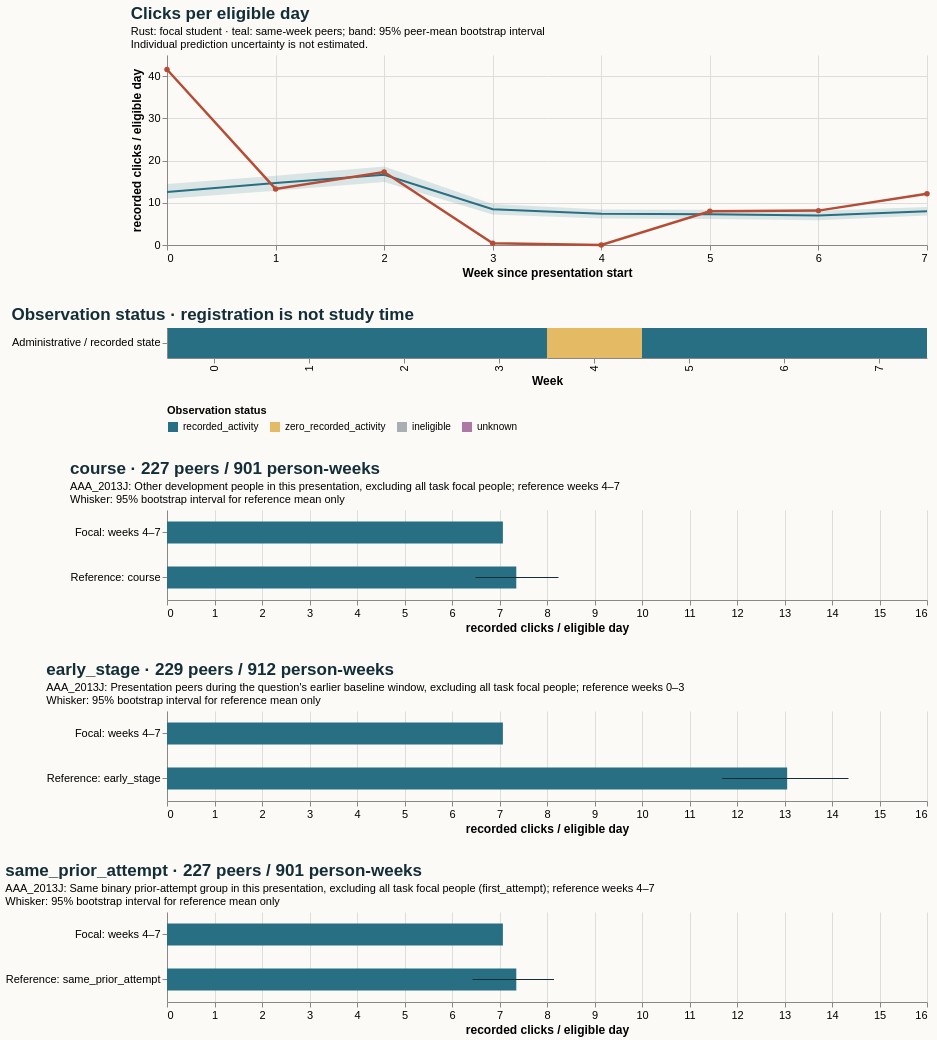

Source (Vega-Lite JSON):
### Vega-Lite specification from a JSON file in a GitHub repository (floating-point values rounded to 4 significant figures)
{"$schema": "https://vega.github.io/schema/vega-lite/v5.20.1.json", "config": {"axis": {"labelFontSize": 11, "titleFontSize": 12}, "background": "#fbfaf7", "font": "sans-serif", "title": {"anchor": "start", "color": "#142e38", "fontSize": 17, "subtitleFontSize": 11}, "view": {"continuousHeight": 300, "continuousWidth": 300, "stroke": null}}, "datasets": {"data-4b4d104442d7b3cd5d2b9d40b484f868": [{"hi": null, "lo": null, "series": "Focal: weeks 4–7", "value": 7.071}, {"hi": 8.147, "lo": 6.433, "series": "Reference: same_prior_attempt", "value": 7.353}], "data-4e2e9e3733cfe1f56cd0c0da7823cb47": [{"end_day": 6, "focal_value": 41.57, "peer_ci_high": 14.45, "peer_ci_low": 10.95, "peer_mean": 12.55, "peer_observations": 229, "peer_people": 229, "reference": "course", "unit": "recorded clicks / eligible day", "week": 0}, {"end_day": 13, "focal_value": 13.29, "peer_ci_high": 16.38, "peer_ci_low": 12.87, "peer_mean": 14.66, "peer_observations": 229, "peer_people": 229, "reference": "course", "unit": "recorded clicks / eligible day", "week": 1}, {"end_day": 20, "focal_value": 17.29, "peer_ci_high": 18.6, "peer_ci_low": 14.94, "peer_mean": 16.64, "peer_observations": 227, "peer_people": 227, "reference": "course", "unit": "recorded clicks / eligible day", "week": 2}, {"end_day": 27, "focal_value": 0.4286, "peer_ci_high": 9.728, "peer_ci_low": 7.205, "peer_mean": 8.473, "peer_observations": 227, "peer_people": 227, "reference": "course", "unit": "recorded clicks / eligible day", "week": 3}, {"end_day": 34, "focal_value": 0.0, "peer_ci_high": 8.395, "peer_ci_low": 6.282, "peer_mean": 7.389, "peer_observations": 226, "peer_people": 226, "reference": "course", "unit": "recorded clicks / eligible day", "week": 4}, {"end_day": 41, "focal_value": 8.0, "peer_ci_high": 8.369, "peer_ci_low": 6.159, "peer_mean": 7.301, "peer_observations": 225, "peer_people": 225, "reference": "course", "unit": "recorded clicks / eligible day", "week": 5}, {"end_day": 48, "focal_value": 8.143, "peer_ci_high": 8.108, "peer_ci_low": 5.839, "peer_mean": 6.971, "peer_observations": 225, "peer_people": 225, "reference": "course", "unit": "recorded clicks / eligible day", "week": 6}, {"end_day": 55, "focal_value": 12.14, "peer_ci_high": 9.012, "peer_ci_low": 6.983, "peer_mean": 7.966, "peer_observations": 225, "peer_people": 225, "reference": "course", "unit": "recorded clicks / eligible day", "week": 7}], "data-6b3807a7e55f131e8937657ccc9f4b51": [{"eligible_days": 7.0, "end_day": 6, "logging_completeness": "unknown", "observation_status": "recorded_activity", "row": "Administrative / recorded state", "score_status": "withheld_release_time_unknown", "start_day": 0, "value": 41.57, "week": 0}, {"eligible_days": 7.0, "end_day": 13, "logging_completeness": "unknown", "observation_status": "recorded_activity", "row": "Administrative / recorded state", "score_status": "withheld_release_time_unknown", "start_day": 7, "value": 13.29, "week": 1}, {"eligible_days": 7.0, "end_day": 20, "logging_completeness": "unknown", "observation_status": "recorded_activity", "row": "Administrative / recorded state", "score_status": "withheld_release_time_unknown", "start_day": 14, "value": 17.29, "week": 2}, {"eligible_days": 7.0, "end_day": 27, "logging_completeness": "unknown", "observation_status": "recorded_activity", "row": "Administrative / recorded state", "score_status": "withheld_release_time_unknown", "start_day": 21, "value": 0.4286, "week": 3}, {"eligible_days": 7.0, "end_day": 34, "logging_completeness": "unknown", "observation_status": "zero_recorded_activity", "row": "Administrative / recorded state", "score_status": "withheld_release_time_unknown", "start_day": 28, "value": 0.0, "week": 4}, {"eligible_days": 7.0, "end_day": 41, "logging_completeness": "unknown", "observation_status": "recorded_activity", "row": "Administrative / recorded state", "score_status": "withheld_release_time_unknown", "start_day": 35, "value": 8.0, "week": 5}, {"eligible_days": 7.0, "end_day": 48, "logging_completeness": "unknown", "observation_status": "recorded_activity", "row": "Administrative / recorded state", "score_status": "withheld_release_time_unknown", "start_day": 42, "value": 8.143, "week": 6}, {"eligible_days": 7.0, "end_day": 55, "logging_completeness": "unknown", "observation_status": "recorded_activity", "row": "Administrative / recorded state", "score_status": "withheld_release_time_unknown", "start_day": 49, "value": 12.14, "week": 7}], "data-c71914c0040d85e6db8099e898f27ac9": [{"hi": null, "lo": null, "series": "Focal: weeks 4–7", "value": 7.071}, {"hi": 8.241, "lo": 6.495, "series": "Reference: course", "value": 7.353}], "data-dc1a578cc1722d978e1791f582c2a5a6": [{"hi": null, "lo": null, "series": "Focal: weeks 4–7", "value": 7.071}, {"hi": 14.35, "lo": 11.69, "series": "Reference: early_stage", "value": 13.06}]}, "resolve": {"scale": {"color": "independent"}}, "spacing": 28, "vconcat": [{"data": {"name": "data-4e2e9e3733cfe1f56cd0c0da7823cb47"}, "height": 190, "layer": [{"encoding": {"x": {"axis": {"tickMinStep": 1}, "field": "week", "title": "Week since presentation start", "type": "quantitative"}, "y": {"field": "peer_ci_low", "scale": {"zero": true}, "title": "recorded clicks / eligible day", "type": "quantitative"}, "y2": {"field": "peer_ci_high"}}, "mark": {"color": "#286f83", "opacity": 0.16, "type": "area"}}, {"encoding": {"tooltip": [{"field": "week", "type": "quantitative"}, {"field": "peer_mean", "type": "quantitative"}, {"field": "peer_people", "type": "quantitative"}, {"field": "peer_observations", "type": "quantitative"}], "x": {"field": "week", "type": "quantitative"}, "y": {"field": "peer_mean", "type": "quantitative"}}, "mark": {"color": "#286f83", "strokeWidth": 2, "type": "line"}}, {"encoding": {"tooltip": [{"field": "week", "type": "quantitative"}, {"field": "focal_value", "type": "quantitative"}], "x": {"field": "week", "type": "quantitative"}, "y": {"field": "focal_value", "type": "quantitative"}}, "mark": {"color": "#b64c35", "point": {"color": "#b64c35"}, "strokeWidth": 2.5, "type": "line"}}], "title": {"subtitle": ["Rust: focal student · teal: same-week peers; band: 95% peer-mean bootstrap interval", "Individual prediction uncertainty is not estimated."], "text": "Clicks per eligible day"}, "width": 760}, {"data": {"name": "data-6b3807a7e55f131e8937657ccc9f4b51"}, "encoding": {"color": {"field": "observation_status", "legend": {"labelLimit": 260, "orient": "bottom"}, "scale": {"domain": ["recorded_activity", "zero_recorded_activity", "ineligible", "unknown"], "range": ["#286f83", "#e4bb64", "#aaaeb3", "#ac78a5"]}, "title": "Observation status", "type": "nominal"}, "tooltip": [{"field": "week", "type": "quantitative"}, {"field": "eligible_days", "type": "quantitative"}, {"field": "observation_status", "type": "nominal"}, {"field": "logging_completeness", "type": "nominal"}], "x": {"field": "week", "title": "Week", "type": "ordinal"}, "y": {"field": "row", "title": null, "type": "nominal"}}, "height": 30, "mark": {"type": "rect"}, "title": "Observation status · registration is not study time", "width": 760}, {"data": {"name": "data-c71914c0040d85e6db8099e898f27ac9"}, "height": 90, "layer": [{"encoding": {"x": {"field": "value", "scale": {"domain": [0, 15.06], "zero": true}, "title": "recorded clicks / eligible day", "type": "quantitative"}, "y": {"field": "series", "sort": null, "title": null, "type": "nominal"}}, "mark": {"color": "#286f83", "size": 22, "type": "bar"}}, {"encoding": {"x": {"field": "lo", "type": "quantitative"}, "x2": {"field": "hi"}, "y": {"field": "series", "sort": null, "title": null, "type": "nominal"}}, "mark": {"color": "#142e38", "type": "rule"}}], "title": {"subtitle": ["AAA_2013J: Other development people in this presentation, excluding all task focal people; reference weeks 4–7", "Whisker: 95% bootstrap interval for reference mean only"], "text": "course · 227 peers / 901 person-weeks"}, "width": 760}, {"data": {"name": "data-dc1a578cc1722d978e1791f582c2a5a6"}, "height": 90, "layer": [{"encoding": {"x": {"field": "value", "scale": {"domain": [0, 15.06], "zero": true}, "title": "recorded clicks / eligible day", "type": "quantitative"}, "y": {"field": "series", "sort": null, "title": null, "type": "nominal"}}, "mark": {"color": "#286f83", "size": 22, "type": "bar"}}, {"encoding": {"x": {"field": "lo", "type": "quantitative"}, "x2": {"field": "hi"}, "y": {"field": "series", "sort": null, "title": null, "type": "nominal"}}, "mark": {"color": "#142e38", "type": "rule"}}], "title": {"subtitle": ["AAA_2013J: Presentation peers during the question's earlier baseline window, excluding all task focal people; reference weeks 0–3", "Whisker: 95% bootstrap interval for reference mean only"], "text": "early_stage · 229 peers / 912 person-weeks"}, "width": 760}, {"data": {"name": "data-4b4d104442d7b3cd5d2b9d40b484f868"}, "height": 90, "layer": [{"encoding": {"x": {"field": "value", "scale": {"domain": [0, 15.06], "zero": true}, "title": "recorded clicks / eligible day", "type": "quantitative"}, "y": {"field": "series", "sort": null, "title": null, "type": "nominal"}}, "mark": {"color": "#286f83", "size": 22, "type": "bar"}}, {"encoding": {"x": {"field": "lo", "type": "quantitative"}, "x2": {"field": "hi"}, "y": {"field": "series", "sort": null, "title": null, "type": "nominal"}}, "mark": {"color": "#142e38", "type": "rule"}}], "title": {"subtitle": ["AAA_2013J: Same binary prior-attempt group in this presentation, excluding all task focal people (first_attempt); reference weeks 4–7", "Whisker: 95% bootstrap interval for reference mean only"], "text": "same_prior_attempt · 227 peers / 901 person-weeks"}, "width": 760}]}
